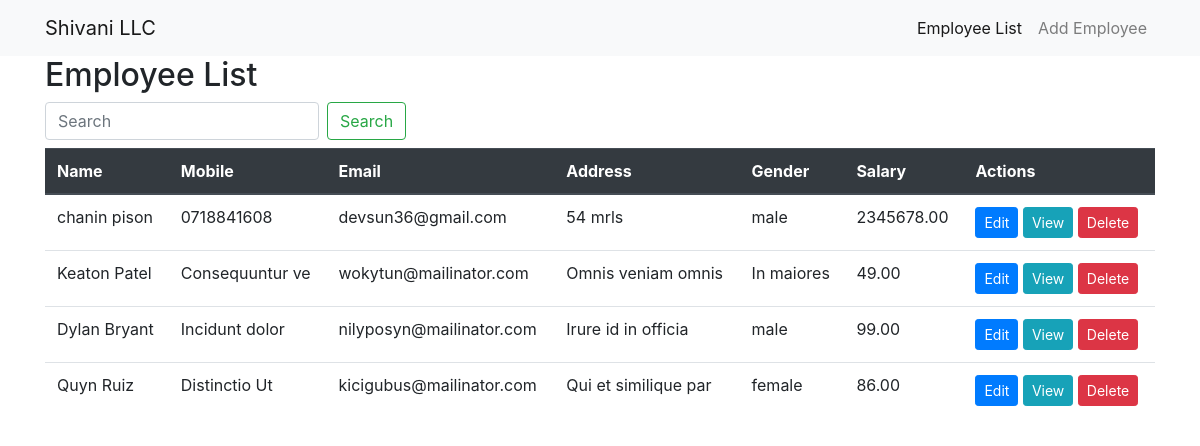
The page / on the database its author committed.
### app/models.py (models this page shows, shortened)
class Employee(models.Model):
    name = models.CharField(max_length=100)
    mobile = models.CharField(max_length=15)
    email = models.EmailField()
    address = models.TextField()
    gender = models.CharField(max_length=10)
    salary = models.DecimalField(max_digits=10, decimal_places=2)
    created_at = models.DateTimeField(auto_now_add=True)
    updated_at = models.DateTimeField(auto_now=True)

### app/views.py (the view)
# urls.py: path("", views.index, name="employee_list"),
def index(request):
    query = request.GET.get('q')
    if query and query.strip():
        employee_list = Employee.objects.filter(name__icontains=query).order_by('id')
        request.session['search_query'] = query
    else:
        query = request.session['search_query'] = ''
        employee_list = Employee.objects.order_by("id")
    return render(request, 'employees/employee_list.html', {'employee_list': employee_list, 'search_query': query})

### app/templates/employees/employee_list.html (shortened to what this page needs)
{% extends 'employees/base.html' %}
{% block content %}
<h2>Employee List</h2>
 <div class="row">
        <div class="col-md-6 mb-2">
            <form action="{% url 'employee_list' %}" method="GET" class="form-inline my-2 my-lg-0">
                <input class="form-control mr-sm-2" type="search" placeholder="Search" aria-label="Search" name="q" value="{{ search_query }}">
                <button class="btn btn-outline-success my-2 my-sm-0" type="submit">Search</button>
            </form>
        </div>
    </div>
    <table class="table">
        <thead class="thead-dark">
      <tr>
        <th>Name</th>
        <th>Mobile</th>
        <th>Email</th>
        <th>Address</th>
        <th>Gender</th>
        <th>Salary</th>
        <th>Actions</th>
      </tr>
    </thead>
    <tbody>
      {% for employee in employee_list %}
      <tr>
        <td>{{ employee.name }}</td>
        <td>{{ employee.mobile }}</td>
        <td>{{ employee.email }}</td>
        <td>{{ employee.address }}</td>
        <td>{{ employee.gender }}</td>
        <td>{{ employee.salary }}</td>
        <td>
            <a href="{% url 'edit_employee' employee.id %}" class="btn btn-primary btn-sm">Edit</a>
            <a href="{% url 'employee_detail' employee.id %}" class="btn btn-info btn-sm">View</a>
            <a href="{% url 'delete_employee' employee.id %}" class="btn btn-danger btn-sm">Delete</a>
        </td>
      </tr>
      {% endfor %}
    </tbody>
  </table>
{% endblock %}

### app/templates/employees/base.html (shortened to what this page needs)
<html lang="en">
<head>
    <link rel="stylesheet" href="https://stackpath.bootstrapcdn.com/bootstrap/4.5.2/css/bootstrap.min.css">
</head>
<body>
<nav class="navbar navbar-expand-lg navbar-light bg-light">
    <div class="container">
        <a class="navbar-brand" href="#">Shivani LLC</a>
        <div class="collapse navbar-collapse" id="navbarNav">
            <ul class="navbar-nav ml-auto">
                <li class="nav-item {% if request.resolver_match.url_name == 'employee_list' %}active{% endif %}">
                    <a class="nav-link" href="{% url 'employee_list' %}">Employee List <span class="sr-only">(current)</span></a>
                </li>
                <li class="nav-item {% if request.resolver_match.url_name == 'add_employee' %}active{% endif %}">
                   <a class="nav-link" href="{% url 'add_employee' %}">Add Employee</a>
                </li>
            </ul>
        </div>
    </div>
</nav>
    <div class="container">
        {% block content %}
        {% endblock %}
    </div>
</body>
</html>

### rows shown on the page
Employee: name "chanin pison", mobile "0718841608", email "devsun36@gmail.com", address "54 mrls", gender "male", salary "2345678.00"
Employee: name "Keaton Patel", mobile "Consequuntur ve", email "wokytun@mailinator.com", address "Omnis veniam omnis", gender "In maiores", salary "49.00"
Employee: name "Dylan Bryant", mobile "Incidunt dolor", email "nilyposyn@mailinator.com", address "Irure id in officia", gender "male", salary "99.00"
Employee: name "Quyn Ruiz", mobile "Distinctio Ut", email "kicigubus@mailinator.com", address "Qui et similique par", gender "female", salary "86.00"
